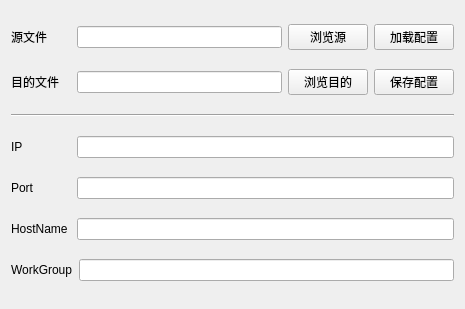
<?xml version="1.0" encoding="UTF-8"?>
<ui version="4.0">
 <class>Widget</class>
 <widget class="QWidget" name="Widget">
  <property name="geometry">
   <rect>
    <x>0</x>
    <y>0</y>
    <width>465</width>
    <height>309</height>
   </rect>
  </property>
  <property name="windowTitle">
   <string>Widget</string>
  </property>
  <layout class="QVBoxLayout" name="verticalLayout">
   <item>
    <layout class="QHBoxLayout" name="horizontalLayout">
     <item>
      <widget class="QLabel" name="label">
       <property name="minimumSize">
        <size>
         <width>60</width>
         <height>0</height>
        </size>
       </property>
       <property name="text">
        <string>源文件</string>
       </property>
      </widget>
     </item>
     <item>
      <widget class="QLineEdit" name="lineEditSrcFile"/>
     </item>
     <item>
      <widget class="QPushButton" name="pushButtonBrowseSrc">
       <property name="text">
        <string>浏览源</string>
       </property>
      </widget>
     </item>
     <item>
      <widget class="QPushButton" name="pushButtonLoad">
       <property name="text">
        <string>加载配置</string>
       </property>
      </widget>
     </item>
    </layout>
   </item>
   <item>
    <layout class="QHBoxLayout" name="horizontalLayout_2">
     <item>
      <widget class="QLabel" name="label_2">
       <property name="minimumSize">
        <size>
         <width>60</width>
         <height>0</height>
        </size>
       </property>
       <property name="text">
        <string>目的文件</string>
       </property>
      </widget>
     </item>
     <item>
      <widget class="QLineEdit" name="lineEditDstFile"/>
     </item>
     <item>
      <widget class="QPushButton" name="pushButtonBrowseDst">
       <property name="text">
        <string>浏览目的</string>
       </property>
      </widget>
     </item>
     <item>
      <widget class="QPushButton" name="pushButtonSave">
       <property name="text">
        <string>保存配置</string>
       </property>
      </widget>
     </item>
    </layout>
   </item>
   <item>
    <widget class="Line" name="line">
     <property name="orientation">
      <enum>Qt::Horizontal</enum>
     </property>
    </widget>
   </item>
   <item>
    <layout class="QHBoxLayout" name="horizontalLayout_3">
     <item>
      <widget class="QLabel" name="label_3">
       <property name="minimumSize">
        <size>
         <width>60</width>
         <height>0</height>
        </size>
       </property>
       <property name="text">
        <string>IP</string>
       </property>
      </widget>
     </item>
     <item>
      <widget class="QLineEdit" name="lineEditIP"/>
     </item>
    </layout>
   </item>
   <item>
    <layout class="QHBoxLayout" name="horizontalLayout_4">
     <item>
      <widget class="QLabel" name="label_4">
       <property name="minimumSize">
        <size>
         <width>60</width>
         <height>0</height>
        </size>
       </property>
       <property name="text">
        <string>Port</string>
       </property>
      </widget>
     </item>
     <item>
      <widget class="QLineEdit" name="lineEditPort"/>
     </item>
    </layout>
   </item>
   <item>
    <layout class="QHBoxLayout" name="horizontalLayout_5">
     <item>
      <widget class="QLabel" name="label_5">
       <property name="minimumSize">
        <size>
         <width>60</width>
         <height>0</height>
        </size>
       </property>
       <property name="text">
        <string>HostName</string>
       </property>
      </widget>
     </item>
     <item>
      <widget class="QLineEdit" name="lineEditHostName"/>
     </item>
    </layout>
   </item>
   <item>
    <layout class="QHBoxLayout" name="horizontalLayout_6">
     <item>
      <widget class="QLabel" name="label_6">
       <property name="minimumSize">
        <size>
         <width>60</width>
         <height>0</height>
        </size>
       </property>
       <property name="text">
        <string>WorkGroup</string>
       </property>
      </widget>
     </item>
     <item>
      <widget class="QLineEdit" name="lineEditWorkGroup"/>
     </item>
    </layout>
   </item>
  </layout>
 </widget>
 <resources/>
 <connections/>
</ui>
